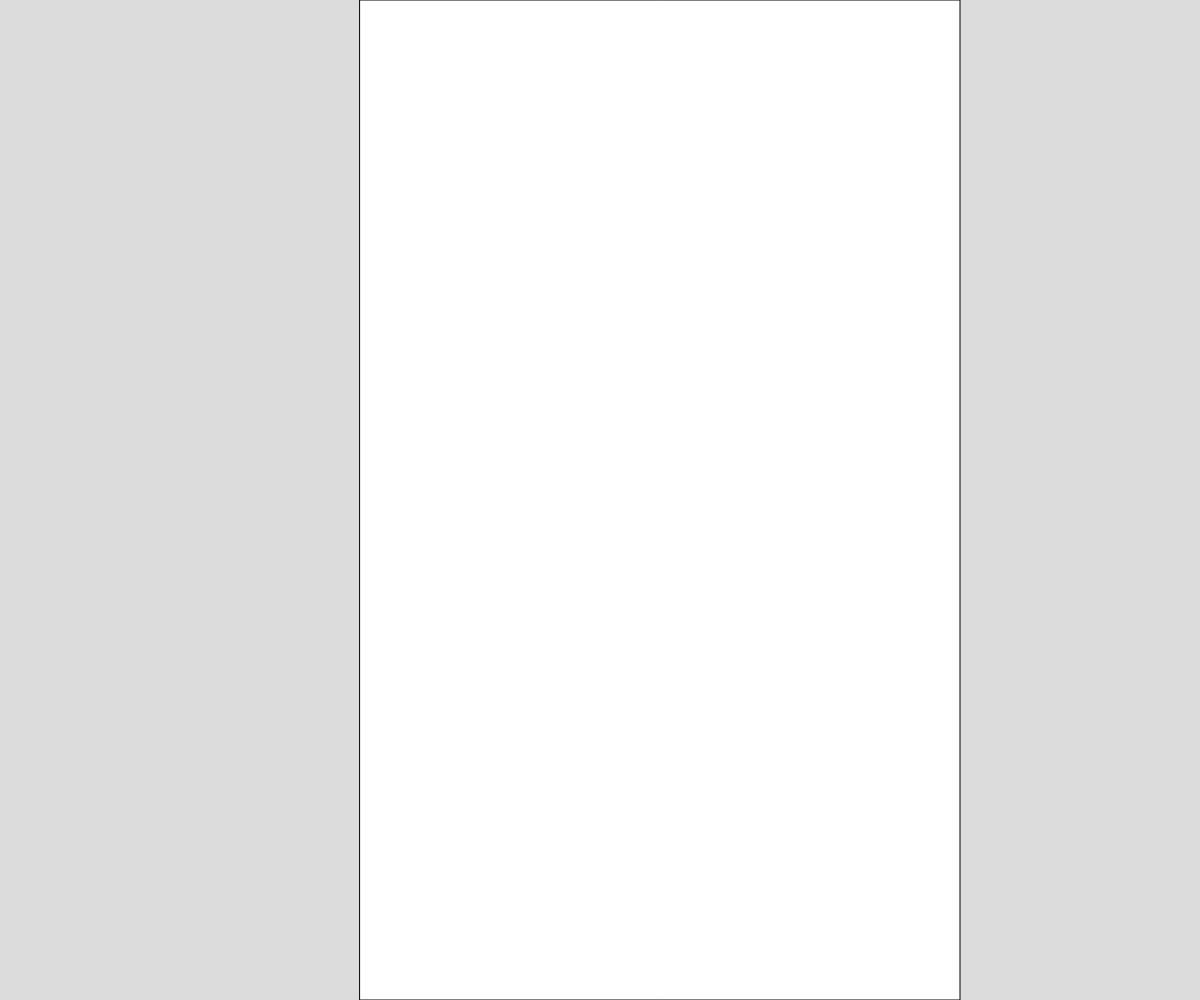
Frame 1 (no input)
Frame 60 (no input): identical to frame 1, image omitted
Frame 120 (the mouse pressed at the canvas centre since frame 60): identical to frame 1, image omitted

The p5.js sketch that drew this single still picture (run headless with seeded random() and noise() and a simulated clock; from frame 60 on, the mouse is pressed at the canvas centre):

// p5.js sketch
// ── sketch.js
// Particles and Wind Forces
// Mr. Scott
// Dec 15, 2021
// More practice with Objects, Vectors, etc...

let myWind;

function setup() {
  createCanvas(windowWidth, windowHeight);
  let windForce = createVector(0,-0.1);
  myWind = new WindZone(width * 0.3, width * 0.5, windForce);
}

function draw() {
  background(220);
  myWind.runWind();
}


class WindZone{
  
  //constructor
  constructor(startX, endX, f){ //f -> force vector (wind str)
    this.startX = startX;
    this.endX = endX;
    this.force = f; 
    this.initWind();
  }


  //class methods
  initWind(){
    print("Does this work?");
  }

  runWind(){
    rect(this.startX,0, this.endX,height); //temporary
  }

}
